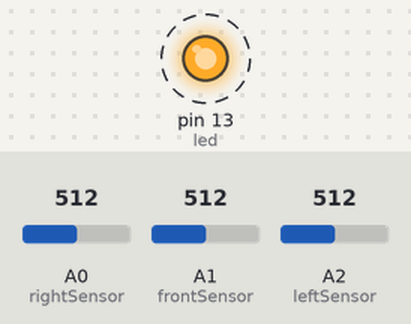
Bench run of a sketch on a simulated Arduino Uno, built with avr-gcc and run on an emulated ATmega328P. Shown: output pins drawn as LEDs (lit = HIGH). Dashed ring = blinking. The inputs (shaded band) are chosen by the test bench; at power-on: A0 (rightSensor) = 512, A1 (frontSensor) = 512, A2 (leftSensor) = 512. What the sketch prints to the serial monitor is not drawn.

Above: at 0.2 s.
Timing chart, 0 to 3.0 s (numbered marks = the images above):
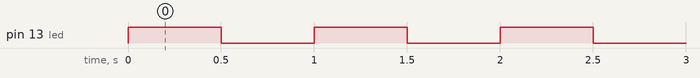

The sketch:

sensorTest.ino
```cpp
/*
 Test the sensors
*/

// Pin 13 LED
// Pin 14 Analog in for sensor
int led = 13;
int leftSensor = 16;
int frontSensor = 15;
int rightSensor = 14;

void setup() {
  //Serial.begin(38400);
  Serial.begin(9600);
  pinMode(led, OUTPUT);
  pinMode(leftSensor, INPUT);
  pinMode(frontSensor, INPUT);
  pinMode(rightSensor, INPUT);
}

int sensorValue1;
int sensorValue2;
int sensorValue3;
int wait = 500;
int counter = 0;
float total = 0.0;

void loop() {
  counter++;
  sensorValue1 = analogRead(rightSensor);
  sensorValue2 = analogRead(frontSensor);
  sensorValue3 = analogRead(leftSensor);
  //float voltage = sensorValue * (5.0/1023.0);
  //total += sensorValue;
  /* blink while taking readings */
  digitalWrite(led,HIGH);
  delay(wait);
  digitalWrite(led,LOW);
  delay(wait);
  /* print out average of 10 readings */
  Serial.print("14: ");
  Serial.print(sensorValue1);
  Serial.print(", 15: ");
  Serial.print(sensorValue2);
  Serial.print(", 16: ");
  Serial.print(sensorValue3);
  Serial.println();

  /*if (counter == 10) {
    float avg = total/10.0;
    counter = 0;
    total = 0;
    Serial.print("avg =");
    Serial.println(avg);
    //delay(5000);
  }*/
}
```

Measured:
- by itself, pin 13 (led): alternates HIGH for 0.50 s and LOW for 0.50 s
